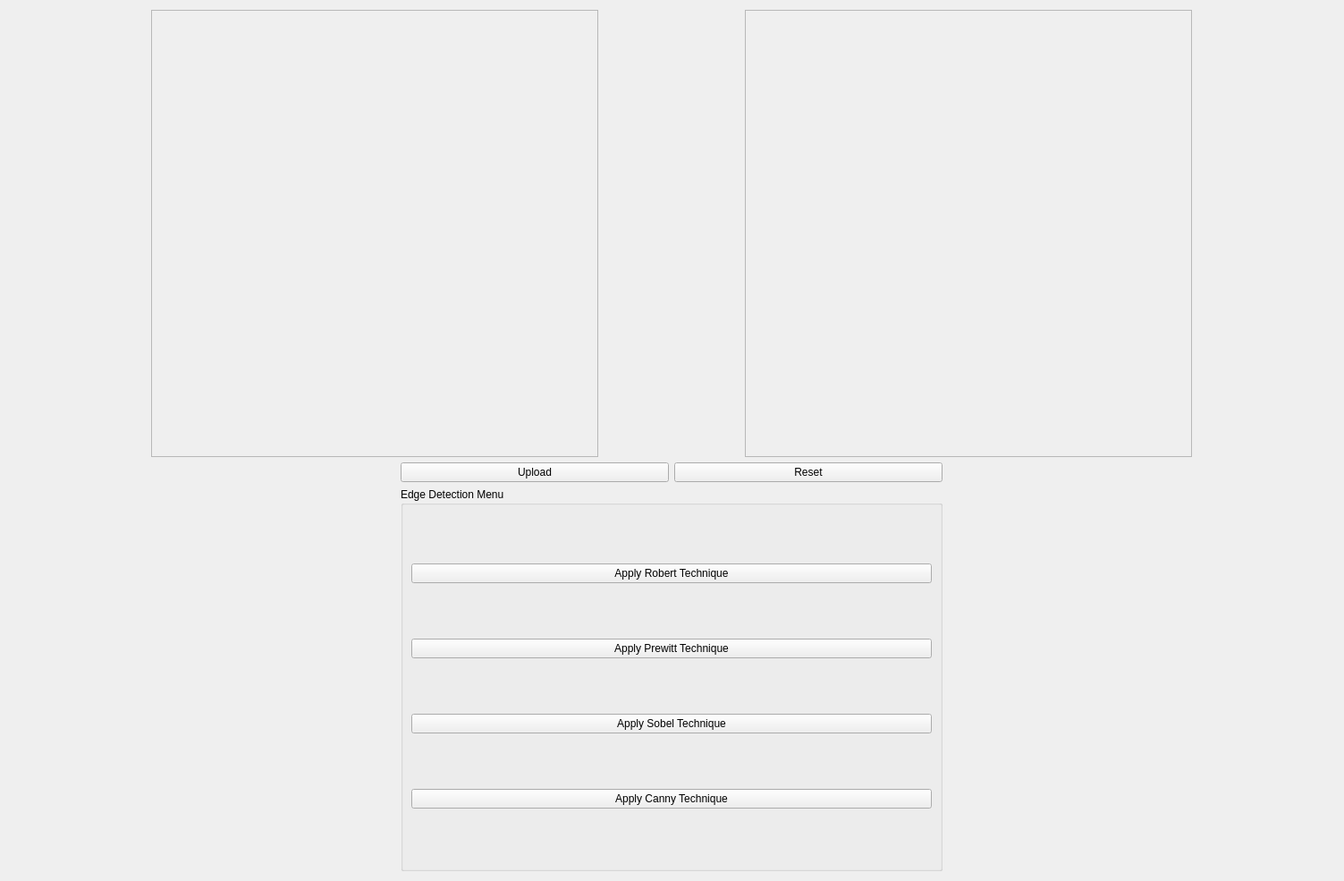
<?xml version="1.0" encoding="UTF-8"?>
<ui version="4.0">
 <class>EdgeDetectionWidget</class>
 <widget class="QWidget" name="EdgeDetectionWidget">
  <property name="geometry">
   <rect>
    <x>0</x>
    <y>0</y>
    <width>1503</width>
    <height>985</height>
   </rect>
  </property>
  <property name="windowTitle">
   <string>Form</string>
  </property>
  <layout class="QGridLayout" name="gridLayout_2">
   <item row="0" column="0">
    <widget class="QFrame" name="frame">
     <property name="minimumSize">
      <size>
       <width>500</width>
       <height>500</height>
      </size>
     </property>
     <property name="maximumSize">
      <size>
       <width>500</width>
       <height>500</height>
      </size>
     </property>
     <property name="frameShape">
      <enum>QFrame::StyledPanel</enum>
     </property>
     <property name="frameShadow">
      <enum>QFrame::Raised</enum>
     </property>
     <layout class="QVBoxLayout" name="verticalLayout">
      <item>
       <widget class="QLabel" name="imageOriginal">
        <property name="text">
         <string/>
        </property>
       </widget>
      </item>
     </layout>
    </widget>
   </item>
   <item row="0" column="1">
    <widget class="QFrame" name="frame_2">
     <property name="minimumSize">
      <size>
       <width>500</width>
       <height>500</height>
      </size>
     </property>
     <property name="maximumSize">
      <size>
       <width>500</width>
       <height>500</height>
      </size>
     </property>
     <property name="frameShape">
      <enum>QFrame::StyledPanel</enum>
     </property>
     <property name="frameShadow">
      <enum>QFrame::Raised</enum>
     </property>
     <layout class="QVBoxLayout" name="verticalLayout_2">
      <item>
       <widget class="QLabel" name="imageDetected">
        <property name="text">
         <string/>
        </property>
       </widget>
      </item>
     </layout>
    </widget>
   </item>
   <item row="1" column="0" colspan="2">
    <layout class="QGridLayout" name="gridLayout">
     <item row="0" column="0">
      <layout class="QHBoxLayout" name="horizontalLayout">
       <item>
        <widget class="QPushButton" name="uploadImgBtn">
         <property name="sizePolicy">
          <sizepolicy hsizetype="Fixed" vsizetype="Fixed">
           <horstretch>0</horstretch>
           <verstretch>0</verstretch>
          </sizepolicy>
         </property>
         <property name="minimumSize">
          <size>
           <width>300</width>
           <height>0</height>
          </size>
         </property>
         <property name="text">
          <string>Upload</string>
         </property>
        </widget>
       </item>
       <item>
        <widget class="QPushButton" name="resetFilterBtn">
         <property name="sizePolicy">
          <sizepolicy hsizetype="Fixed" vsizetype="Fixed">
           <horstretch>0</horstretch>
           <verstretch>0</verstretch>
          </sizepolicy>
         </property>
         <property name="minimumSize">
          <size>
           <width>300</width>
           <height>0</height>
          </size>
         </property>
         <property name="text">
          <string>Reset</string>
         </property>
        </widget>
       </item>
      </layout>
     </item>
     <item row="1" column="0">
      <widget class="QGroupBox" name="edgeDetectionMenu">
       <property name="title">
        <string>Edge Detection Menu</string>
       </property>
       <layout class="QVBoxLayout" name="verticalLayout_5">
        <item>
         <widget class="QPushButton" name="apply_robert_detector">
          <property name="text">
           <string>Apply Robert Technique</string>
          </property>
         </widget>
        </item>
        <item>
         <widget class="QPushButton" name="apply_prewitt_detector">
          <property name="text">
           <string>Apply Prewitt Technique</string>
          </property>
         </widget>
        </item>
        <item>
         <widget class="QPushButton" name="apply_sobel_detector">
          <property name="text">
           <string>Apply Sobel Technique</string>
          </property>
         </widget>
        </item>
        <item>
         <widget class="QPushButton" name="apply_canny_detector">
          <property name="text">
           <string>Apply Canny Technique</string>
          </property>
         </widget>
        </item>
       </layout>
      </widget>
     </item>
    </layout>
   </item>
  </layout>
 </widget>
 <resources/>
 <connections/>
</ui>
